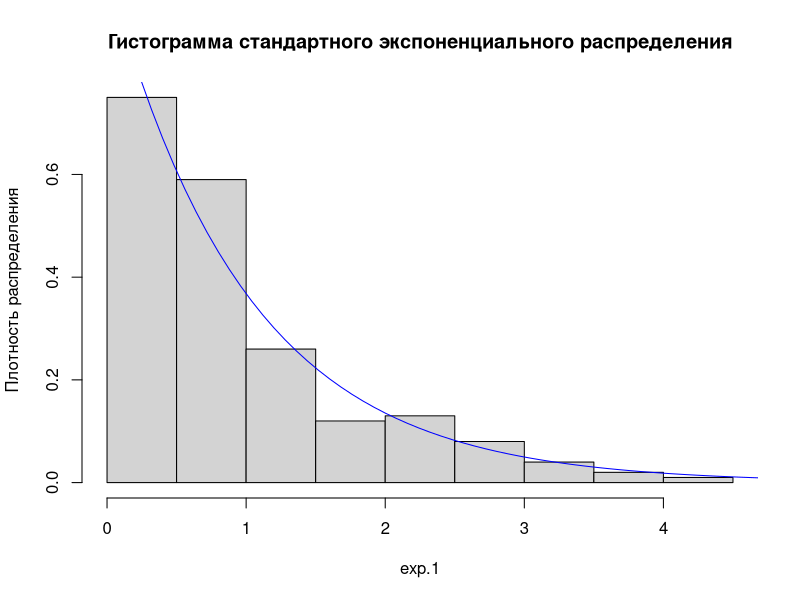
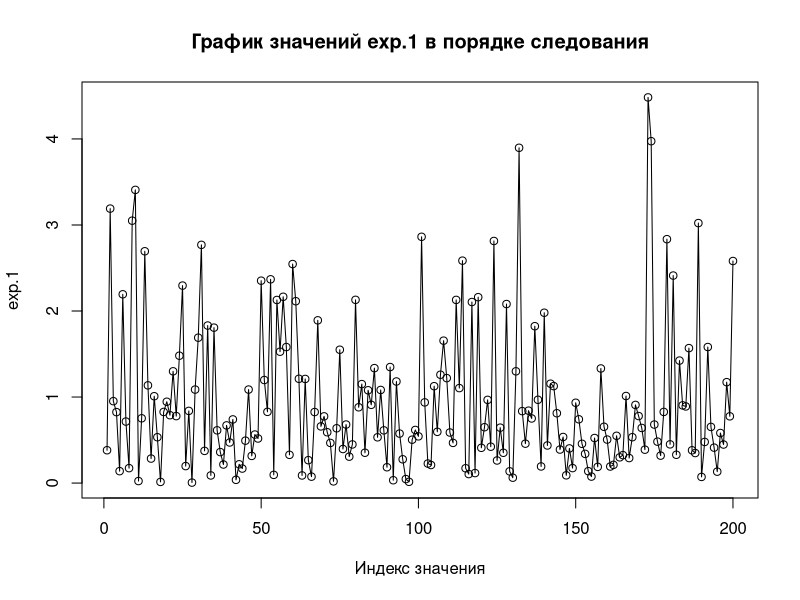
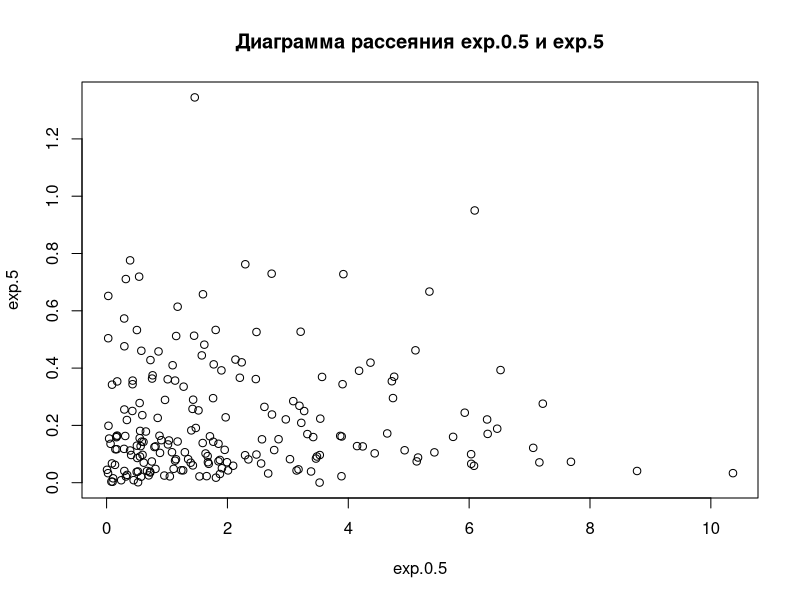
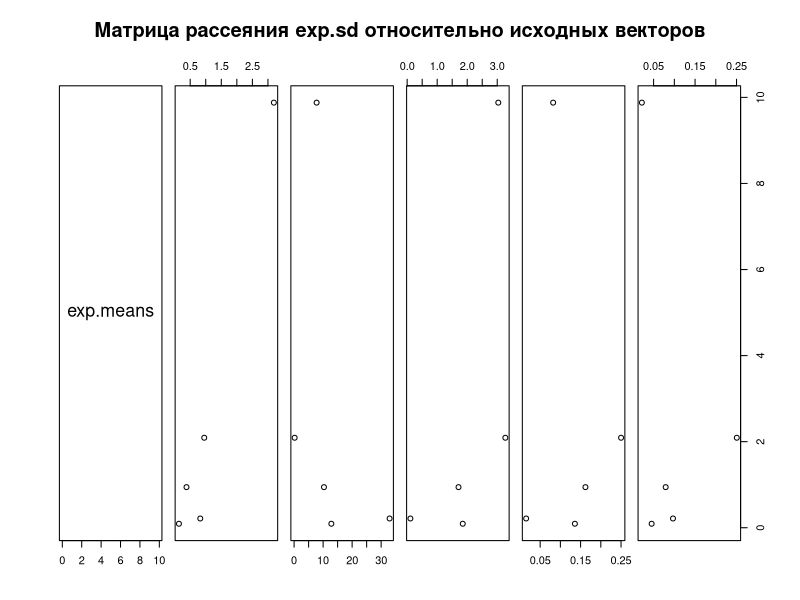
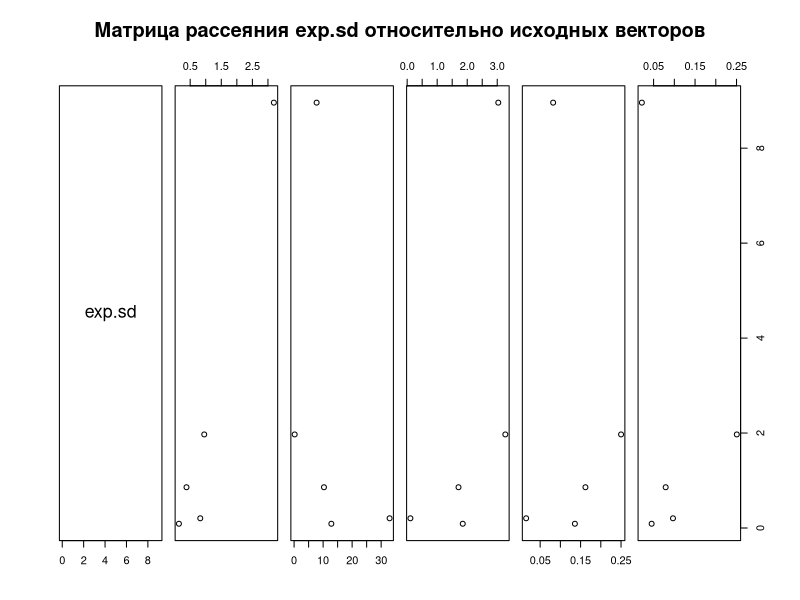
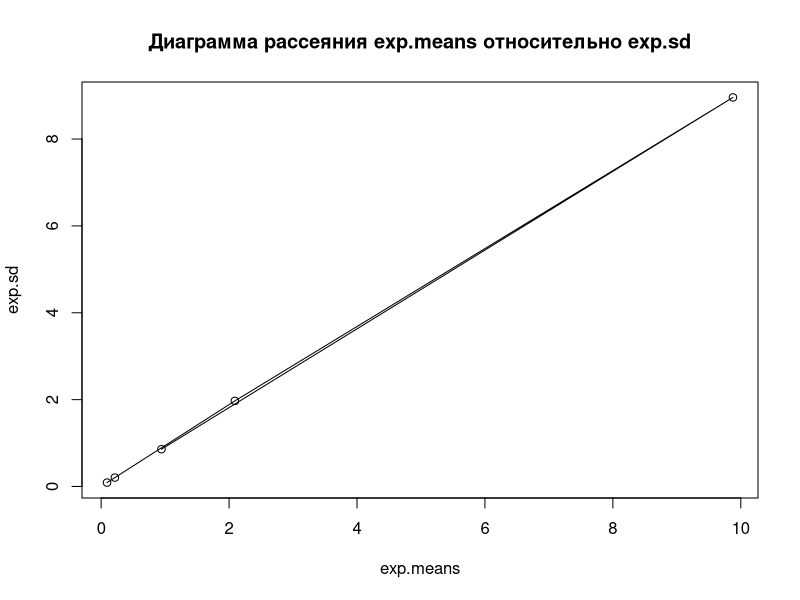
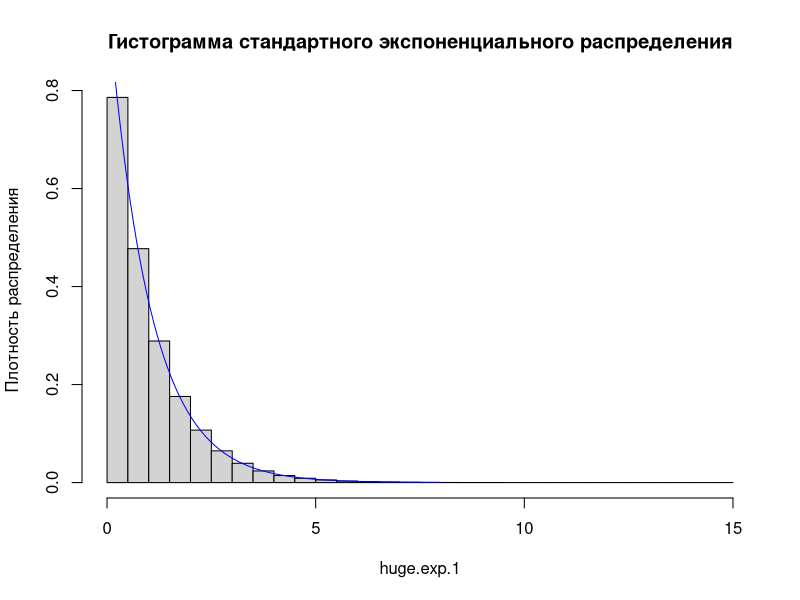
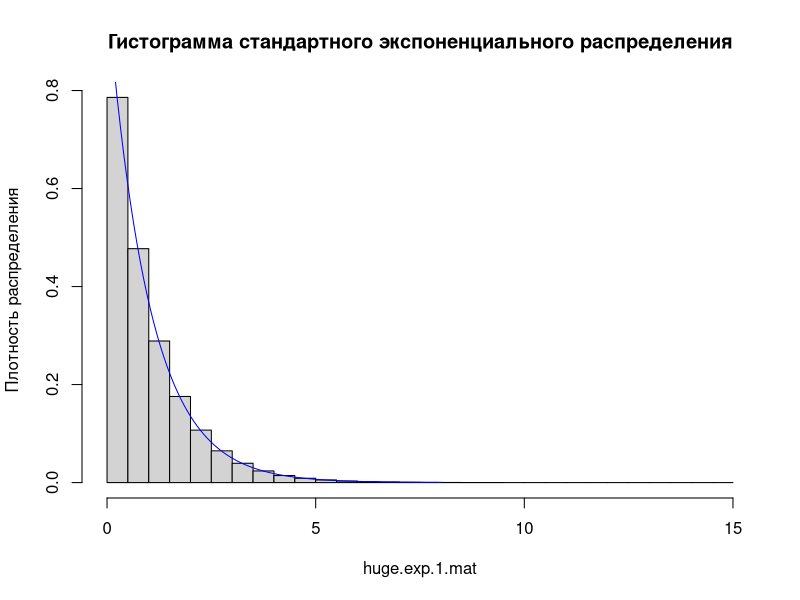

Write the R code that produced these figures, in order.
## ---- chunk 1
exp.1 <- rexp(200)
mean.1 <- mean(exp.1)
sd.1 <- sd(exp.1)
## ---- chunk 2
exp.0.1 <- rexp(200,0.1)
mean.0.1 <- mean(exp.0.1)
sd.0.1 <- sd(exp.0.1)

exp.0.5 <- rexp(200,0.5)
mean.0.5 <- mean(exp.0.5)
sd.0.5 <- sd(exp.0.5)

exp.5 <- rexp(200,5)
mean.5 <- mean(exp.5)
sd.5 <- sd(exp.5)

exp.10 <- rexp(200,10)
mean.10 <- mean(exp.10)
sd.10 <- sd(exp.10)
## ---- chunk 3
hist(exp.1, prob = TRUE, main = "Гистограмма стандартного экспоненциального распределения", ylab="Плотность распределения")
curve(dexp(x), from = 0, to = 8, add = TRUE, col = "blue")
## ---- chunk 4
plot(exp.1, xlab="Индекс значения", main="График значений exp.1 в порядке следования")
lines(exp.1)
## ---- chunk 5
plot(exp.0.5,exp.5,main="Диаграмма рассеяния exp.0.5 и exp.5")
## ---- chunk 6
exp.means <- c(mean.1,mean.0.1,mean.0.5,mean.5,mean.10)
## ---- chunk 7
exp.means <- c(mean.1,mean.0.1,mean.0.5,mean.5,mean.10)
#Для уравнивая размерности векторов рассматриваем первые пять элементов векторов распределений
pairs(~exp.means+exp.1[1:5]+exp.0.1[1:5]+exp.0.5[1:5]+exp.5[1:5]+exp.10[1:5],main="Матрица рассеяния exp.sd относительно исходных векторов",horInd=1)
## ---- chunk 8
exp.sd <- c(sd.1,sd.0.1,sd.0.5,sd.5,sd.10)
#Для уравнивая размерности векторов рассматриваем первые пять элементов векторов распределений
pairs(~exp.sd+exp.1[1:5]+exp.0.1[1:5]+exp.0.5[1:5]+exp.5[1:5]+exp.10[1:5],main="Матрица рассеяния exp.sd относительно исходных векторов",horInd=1)
## ---- chunk 9
plot(exp.means,exp.sd,main="Диаграмма рассеяния exp.means относительно exp.sd")
lines(exp.means,exp.sd)
## ---- chunk 10
huge.exp.1 <- rexp(1100000)
mean.huge.1 <- mean(huge.exp.1)
sd.huge.1 <- sd(huge.exp.1)
## ---- chunk 11
hist(huge.exp.1, prob = TRUE, main = "Гистограмма стандартного экспоненциального распределения", ylab="Плотность распределения")
curve(dexp(x), from = 0, to = 8, add = TRUE, col = "blue")
## ---- chunk 12
mean.great.1 <- mean(huge.exp.1>1)

#Проверка
check.great.1 <- huge.exp.1>1
mean.check <- mean(check.great.1)
mean.great.1==mean.check
## ---- chunk 13
huge.exp.1.mat<-matrix(huge.exp.1,nrow=1100,ncol=1000)
hist(huge.exp.1.mat, prob = TRUE, main = "Гистограмма стандартного экспоненциального распределения", ylab="Плотность распределения")
curve(dexp(x), from = 0, to = 8, add = TRUE, col = "blue")
## ---- chunk 14
mean.huge.mat.1.137 <- colMeans(huge.exp.1.mat)[137]
## ---- chunk 15
colMeans.huge.mat.1 <- colMeans(huge.exp.1.mat)

#Столбчатая диаграмма
barplot(colMeans.huge.mat.1)

#Гистограмма
hist(colMeans.huge.mat.1, prob = TRUE, main = "Гистограмма средних значений колонок", ylab="Плотность распределения")

#Проверка для гистограммы: отображение нормального распределения
mean.norm <- mean(colMeans.huge.mat.1)
sd.norm <- sd(colMeans.huge.mat.1)
curve(dnorm(x,mean=mean.norm,sd=sd.norm), from = 0.8, to = 1.20, col = "blue",add=TRUE)
## ---- chunk 16
huge.exp.1.square <- huge.exp.1^4
mean.huge.square.1 <- mean(huge.exp.1.square)

#Сравнение результатов с huge.exp.1
sd.huge.square.1 <- sd(huge.exp.1.square)
mean.ratio <- mean.huge.square.1/mean.huge.1
sd.ratio <- sd.huge.square.1/sd.huge.1
